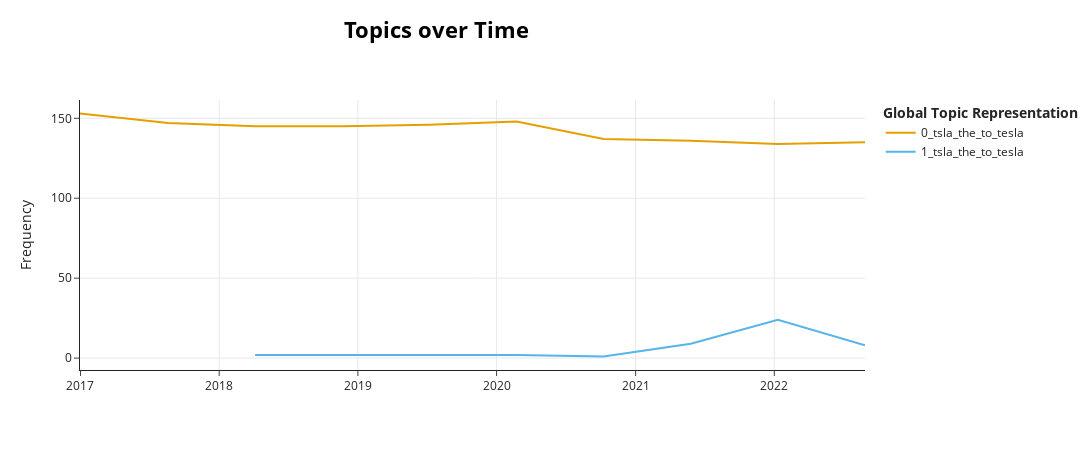

Notebook code for this chart:
### Code cell
topic_model.visualize_topics_over_time(topics_over_time_eikon, top_n_topics=10)

### Figure 1 — Plotly figure (JSON) as saved in the notebook; plotly's stock layout.template omitted (floating-point values rounded to 4 significant figures)
{"data": [{"hoverinfo": "text", "hovertext": ["<b>Topic 0</b><br>Words: tsla, tesla, the, to, in", "<b>Topic 0</b><br>Words: tsla, the, tesla, to, in", "<b>Topic 0</b><br>Words: tsla, the, to, tesla, is", "<b>Topic 0</b><br>Words: tsla, the, to, tesla, is", "<b>Topic 0</b><br>Words: tsla, the, tesla, to, is", "<b>Topic 0</b><br>Words: tsla, the, to, tesla, is", "<b>Topic 0</b><br>Words: tsla, the, tesla, to, in", "<b>Topic 0</b><br>Words: tsla, the, tesla, to, is", "<b>Topic 0</b><br>Words: tsla, the, to, tesla, in", "<b>Topic 0</b><br>Words: tsla, the, tesla, to, in"], "marker": {"color": "#E69F00"}, "mode": "lines", "name": "0_tsla_the_to_tesla", "type": "scatter", "x": ["2016-12-30T16:58:04.800000", "2017-08-19T07:12:00", "2018-04-05T14:24:00", "2018-11-20T21:36:00", "2019-07-08T04:48:00", "2020-02-22T12:00:00", "2020-10-08T19:12:00", "2021-05-26T02:24:00", "2022-01-10T09:36:00", "2022-08-27T16:48:00"], "y": [153, 147, 145, 145, 146, 148, 137, 136, 134, 135]}, {"hoverinfo": "text", "hovertext": ["<b>Topic 1</b><br>Words: tsla, the, to, tesla, is", "<b>Topic 1</b><br>Words: tsla, the, to, tesla, in", "<b>Topic 1</b><br>Words: tsla, the, tesla, to, is", "<b>Topic 1</b><br>Words: tsla, the, to, tesla, in", "<b>Topic 1</b><br>Words: tsla, the, to, tesla, in", "<b>Topic 1</b><br>Words: tsla, the, tesla, to, in"], "marker": {"color": "#56B4E9"}, "mode": "lines", "name": "1_tsla_the_to_tesla", "type": "scatter", "x": ["2018-04-05T14:24:00", "2020-02-22T12:00:00", "2020-10-08T19:12:00", "2021-05-26T02:24:00", "2022-01-10T09:36:00", "2022-08-27T16:48:00"], "y": [2, 2, 1, 9, 24, 8]}], "layout": {"height": 450, "hoverlabel": {"bgcolor": "white", "font": {"family": "Rockwell", "size": 16}}, "legend": {"title": {"text": "<b>Global Topic Representation"}}, "title": {"font": {"color": "Black", "size": 22}, "text": "<b>Topics over Time</b>", "x": 0.4, "xanchor": "center", "y": 0.95, "yanchor": "top"}, "width": 1250, "xaxis": {"showgrid": true}, "yaxis": {"showgrid": true, "title": {"text": "Frequency"}}}}
